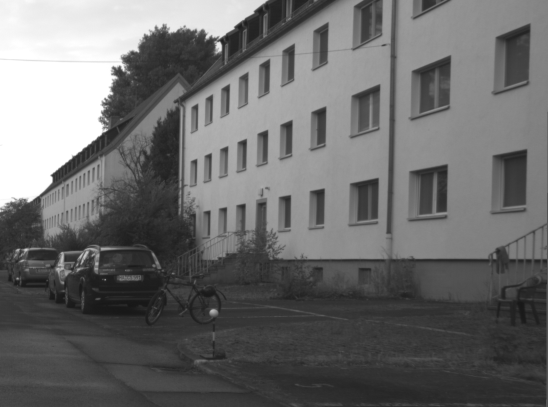
%> input picture cs558s18_hw2/road.png, 548 x 407 px
$ octave main.m   (GNU Octave 9; MATLAB toolbox functions it lacks are replaced by stand-ins)
%> lines starting %> are read from the running program, lines starting %| are printed output that depends on the picture
### cs558s18_hw2/gaus_filt.m
function  gaus_image = gaus_filt(X, sigma)
%Initialization

[m,n] = size(X);

gaus_image = zeros(m,n);

%set the gaus filter to be a 7*7 matrix, so the half width is 3
halfwid = 2;

%initialize gaus filter
gaus_filter = zeros(2*halfwid + 1);

% ============================================

%creat gaus filter with sigma
[xx,yy] = meshgrid(-halfwid:halfwid,-halfwid:halfwid);

gaus_filter = exp(-1/(2*sigma^2) * (xx.^2 + yy.^2));
gaus_filter = gaus_filter/sum(sum(gaus_filter));

%duplicate the edge of image with half width of filter
X_dup = edged_dup(X,halfwid);

%mutiple the gaus filter with each 7*7 matrix of the original image
for i = 1:m
    for j = 1:n
        temp_X = X_dup(i:i+2*halfwid,j:j+2*halfwid);
        gaus_image(i,j) = sum(sum(gaus_filter .* double(temp_X)));
    end
end

gaus_image = uint8(gaus_image);

end

### cs558s18_hw2/edged_dup.m
function X_dup = edged_dup(X,extra_pixel)
%duplicate the edge of image with extra pixel

left_most = X(:,1:extra_pixel);
right_most = X(:,end-extra_pixel:end);
X_dup = [left_most,X,right_most];

top = X_dup(1:extra_pixel,:);
bottom = X_dup(end-extra_pixel:end,:);
X_dup = [top;X_dup;bottom];

end

### cs558s18_hw2/sobel_filt.m
function [sobel_image, sobel_ori] = sobel_filt(X,threshold)
%Initialization
[m,n] = size(X);

sobel_image_x = zeros(m,n);
sobel_image_y = zeros(m,n);

%set the sobel filter with x and y direction
sobel_filter_x = [-1,0,1;-2,0,2;-1,0,1];
sobel_filter_y = [-1,-2,-1;0,0,0;1,2,1];

%duplicate the edge
X_dup = edged_dup(X,1);

% ============================================

%iterate the sobel filter with image
for i = 1:m
    for j = 1:n
        temp_X = X_dup(i:i+2,j:j+2);
        sobel_image_x(i,j) = sum(sum(sobel_filter_x .* double(temp_X)));
        sobel_image_y(i,j) = sum(sum(sobel_filter_y .* double(temp_X)));
    end
end

%calculate gradient magnitude
sobel_image = sqrt(sobel_image_x.^2 + sobel_image_y.^2);

%calculate the gradient direction
sobel_ori = atan((sobel_image .* sobel_image_y)./(sobel_image .* sobel_image_x));
sobel_ori(isnan(sobel_ori))=0;

%apply threshold to filted image
sobel_image = sobel_image.*(sobel_image > threshold);

sobel_image = uint8(sobel_image);

end

### cs558s18_hw2/hessian_det.m
function [hessian_image] = hessian_det(X,threshold)

[m,n] = size(X);
X = double(X);

hessian_x = zeros(m,n);
hessian_y = zeros(m,n);
hessian_xx = zeros(m,n);
hessian_yy = zeros(m,n);
hessian_xy = zeros(m,n);

sobel_filter_x = [-1,0,1;-2,0,2;-1,0,1];
sobel_filter_y = [-1,-2,-1;0,0,0;1,2,1];

for i = 1:(m-2)
    for j = 1:(n-2)
        temp_X = X(i:i+2,j:j+2);
        hessian_x(i,j) = sum(sum(sobel_filter_x .* temp_X));
        hessian_y(i,j) = sum(sum(sobel_filter_y .* temp_X));
    end
end

for i = 1:(m-2)
    for j = 1:(n-2)
        temp_XX = hessian_x(i:i+2,j:j+2);
        temp_YY = hessian_y(i:i+2,j:j+2);
        hessian_xx(i,j) = sum(sum(sobel_filter_x .* temp_XX));
        hessian_yy(i,j) = sum(sum(sobel_filter_y .* temp_YY));
        hessian_xy(i,j) = sum(sum(sobel_filter_y .* temp_XX));
    end
end

hessian_image = hessian_xx.*hessian_yy -hessian_xy.^2;

hessian_image = hessian_image.*(hessian_image > threshold);

end

### cs558s18_hw2/non_max_sup_matrix.m
function nms_image = non_max_sup_matrix(X,halfwid)
%Initialization
[m,n] = size(X);
nms_image = zeros(m,n);
nms_matrix = zeros(halfwid*2+1,halfwid*2+1);
% ============================================

%iterate the non-maxium supression with image
%split to four situation: horizontal, vertical, two diagonals
for i = (halfwid+1):2*halfwid:(m-halfwid)
    for j = (halfwid+1):2*halfwid:(n-halfwid)
      nms_matrix = X((i-halfwid):(i+halfwid),(j-halfwid):(j+halfwid));
      if X(i,j) == max(nms_matrix(:))
          nms_image(i,j) = X(i,j);
      else
          continue
      end
    end
end

end

### cs558s18_hw2/binarize.m
function bi_image = binarize(X)

X(X~=0) = 255;

bi_image = X;

end

### cs558s18_hw2/ransacline.m
function [ransac_line_coe, inlier_max] = ransacline(interest_point, threshold,p)

N = 1;

sample_count = 0;

s = RandStream('mlfg6331_64');

e_min = 1;

count = 0;

while N > sample_count
    sample = datasample(s,interest_point,2,'Replace',false);
    inlier_num = 0;
    inlier = [];
    for i = 1 : size(interest_point,1)
        P = interest_point(i,:)';
        d = abs(det([sample(1,:)'-sample(2,:)',P-sample(1,:)']))/norm(sample(1,:)'-sample(2,:)');
        if d <= threshold
            inlier_num = inlier_num + 1;
            inlier = [inlier;P'];
        end
    end
    e = 1 - inlier_num/size(interest_point,1);
    if e <= e_min
        e_min = e;
        inlier_max = inlier;
        N = round(log(1-p)/log(1-(1-e_min)^2));
        sample_count = sample_count+ 1;
    end
    count = count +1;
end

X = [ones(length(inlier_max),1),inlier_max(:,1)];
Y = inlier_max(:,2);
ransac_line_coe = regress(Y,X);

end

### cs558s18_hw2/main.m
%% read image

road = imread('road.png');
%> road is the input picture: size 407x548 uint8; min 23, max 255, mean 107.6
%% Pre-processing

%smooting, hessian detector, and non maximum supression
road_smooth = gaus_filt(double(road),5);
%> in edged_dup, `left_most = X(:,1:extra_pixel);`: left_most = 407 rows, first 12: [244 244; 242 243; 241 241; 241 241; 241 241; 241 241; 241 242; 242 242; 242 242; 243 243; 244 243; 243 244]
%> in edged_dup, `right_most = X(:,end-extra_pixel:end);`: right_most = 407 rows, first 12: [131 130 130; 130 131 131; 130 132 131; 131 131 131; 131 131 132; 132 131 132; 132 131 132; 132 133 132; 132 132 131; 131 131 131; 132 132 131; 131 132 130]
%> in edged_dup, `top = X_dup(1:extra_pixel,:);`: top = 553 columns, first 8: [244 244 244 244 245 243 244 244; 242 243 242 243 243 244 243 243]
%> in edged_dup, `bottom = X_dup(end-extra_pixel:end,:);`: bottom = 553 columns, first 8: [67 69 67 69 69 69 70 70; 68 69 68 69 67 68 70 70; 67 72 67 72 69 69 71 72]
%> after the loop in gaus_filt, `for i = 1:m`:
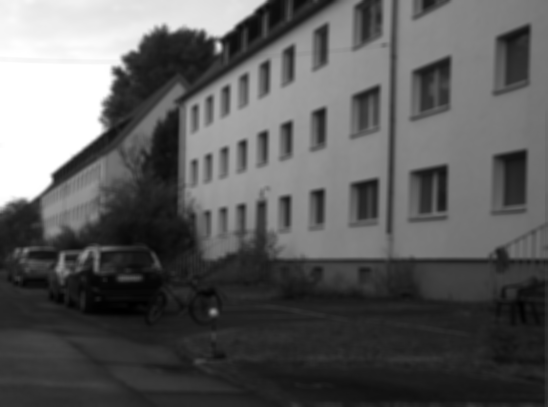
%> gaus_image: size 407x548 double; min 23.96, max 255, mean 107.6; drawn with min black and max white

[road_1d,road_ori] = sobel_filt(road_smooth,0);
%> in edged_dup (call 2), `right_most = X(:,end-extra_pixel:end);`: right_most = 407 rows, first 12: [131 131; 131 131; 131 131; 131 131; 131 131; 132 132; 132 132; 132 132; 132 132; 132 132; 132 132; 132 132]
%> in sobel_filt, `sobel_ori(isnan(sobel_ori))=0;`:
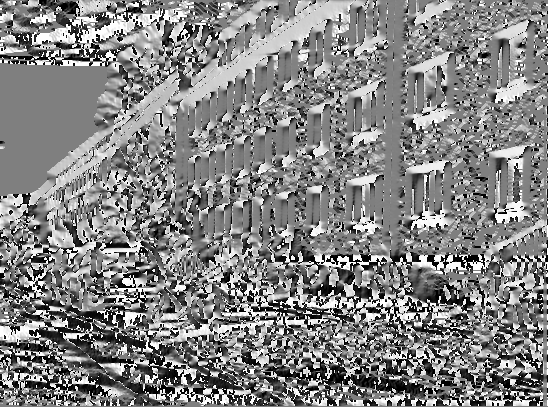
%> sobel_ori: size 407x548 double; min -1.57, max 1.57, mean 0.0563; drawn with min black and max white

hessian_image = hessian_det(road_smooth, 400);
%> after the loop in hessian_det, `for i = 1:(m-2)`:
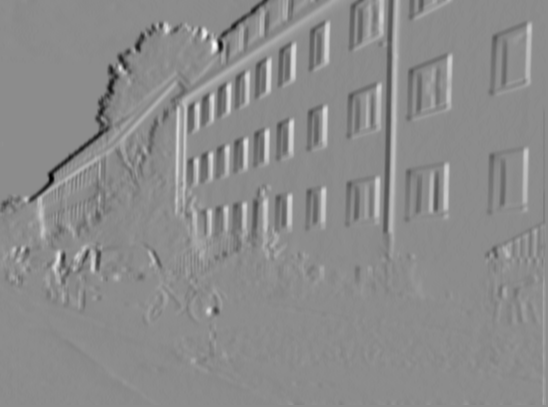
%> hessian_x: size 407x548 double; min -321, max 263, mean -0.9; mean of the top-left, top-right, bottom-left and bottom-right quarters -3.3, -0.4, 0.2, 0; drawn with min black and max white
%> after the loop in hessian_det, `for i = 1:(m-2)`:
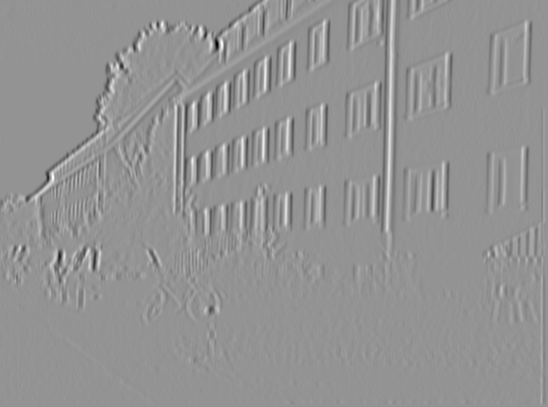
%> hessian_xx: size 407x548 double; min -1267, max 921, mean 0; drawn with min black and max white
%> after the loop in hessian_det, `for i = 1:(m-2)`:
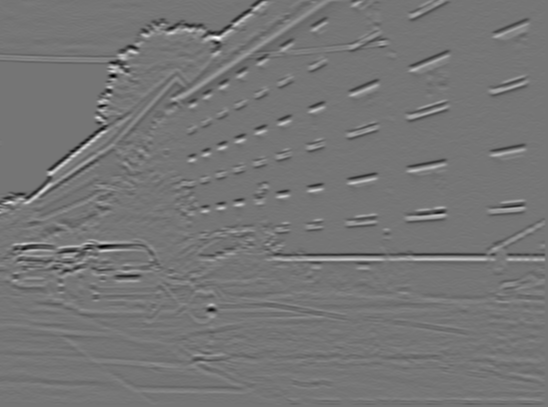
%> hessian_yy: size 407x548 double; min -852, max 990, mean 0; drawn with min black and max white

nms_image = non_max_sup_matrix(hessian_image, 1);

nms_image = binarize(nms_image);
%> in binarize, `X(X~=0) = 255;`:
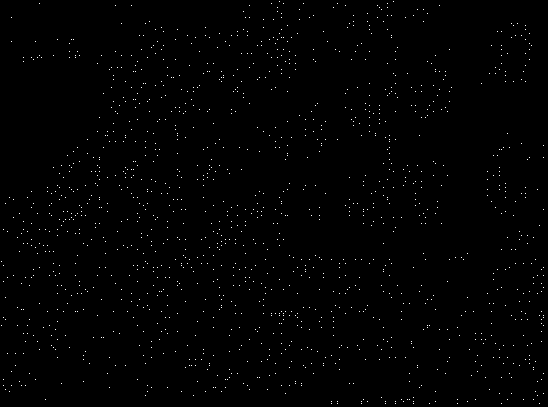
%> X: size 407x548 double; 0.67% white in thin lines or dots

[c,r] = find(nms_image);
%> c = 1486 values from 2 to 404; r = 1486 values from 2 to 544

interest_point = [r,c];
%> interest_point = 1486 rows, first 12: [2 262; 2 326; 4 230; 4 266; 4 282; 4 318; 4 380; 4 386; 6 204; 6 298; 6 320; 6 390]

%eliminate the interest point on trees and ground
a = find(0.73*interest_point(:,1)+interest_point(:,2)<189|interest_point(:,2)>280);
%> a = 556 values from 2 to 1486

interest_point1 = setdiff(interest_point, interest_point(a,:),'rows');
%> interest_point1 = 930 rows, first 12: [2 262; 4 230; 4 266; 6 204; 8 232; 8 278; 10 198; 14 200; 14 218; 14 276; 18 238; 20 214]

imshow(road);

hold on;

plot(interest_point1(:,1),interest_point1(:,2),'r*');
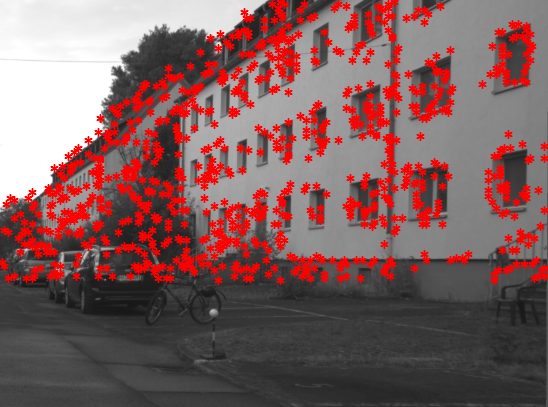
%> figure redrawn from the program's plot data

pause;

%% RANSAC

%line1

[ransac_line_coe1, inlier1] = ransacline(interest_point1,50,0.8);
%> the run ends on the next line
